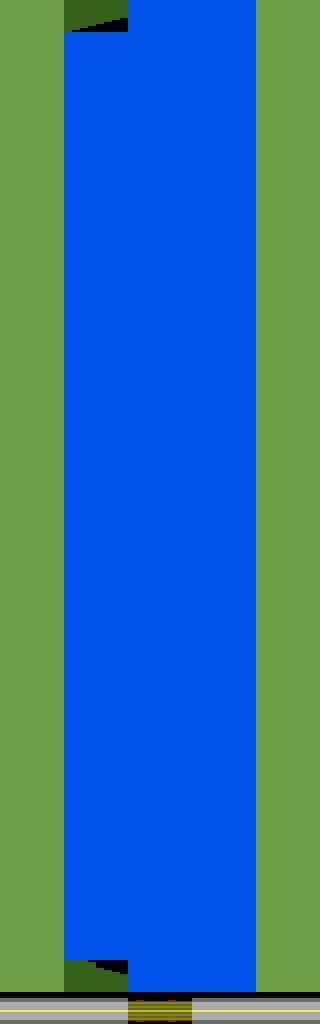

A 2D game scene composited from a Tiled map and its tileset images. What follows is a short description and the map's XML, with every tile layer's data as written:
An orthogonal 10x32 tile map with 32x32 px tiles, 1 tile layer (Camada de Tiles 1).

<map version="1.0" orientation="orthogonal" width="10" height="32" tilewidth="32" tileheight="32">
 <tileset firstgid="1" name="river_raid_tiles" tilewidth="32" tileheight="32">
  <image source="river_raid_tiles.png" width="256" height="128" />
 </tileset>
 <layer name="Camada de Tiles 1" width="10" height="32">
  <data encoding="csv">
1,1,5,6,32,32,32,32,1,1,
1,1,32,32,32,32,32,32,1,1,
1,1,32,32,32,32,32,32,1,1,
1,1,32,32,32,32,32,32,1,1,
1,1,32,32,32,32,32,32,1,1,
1,1,32,32,32,32,32,32,1,1,
1,1,32,32,32,32,32,32,1,1,
1,1,32,32,32,32,32,32,1,1,
1,1,32,32,32,32,32,32,1,1,
1,1,32,32,32,32,32,32,1,1,
1,1,32,32,32,32,32,32,1,1,
1,1,32,32,32,32,32,32,1,1,
1,1,32,32,32,32,32,32,1,1,
1,1,32,32,32,32,32,32,1,1,
1,1,32,32,32,32,32,32,1,1,
1,1,32,32,32,32,32,32,1,1,
1,1,32,32,32,32,32,32,1,1,
1,1,32,32,32,32,32,32,1,1,
1,1,32,32,32,32,32,32,1,1,
1,1,32,32,32,32,32,32,1,1,
1,1,32,32,32,32,32,32,1,1,
1,1,32,32,32,32,32,32,1,1,
1,1,32,32,32,32,32,32,1,1,
1,1,32,32,32,32,32,32,1,1,
1,1,32,32,32,32,32,32,1,1,
1,1,32,32,32,32,32,32,1,1,
1,1,32,32,32,32,32,32,1,1,
1,1,32,32,32,32,32,32,1,1,
1,1,32,32,32,32,32,32,1,1,
1,1,32,32,32,32,32,32,1,1,
1,1,10,3,32,32,32,32,1,1,
27,27,27,27,28,28,27,27,27,27
</data>
 </layer>
</map>